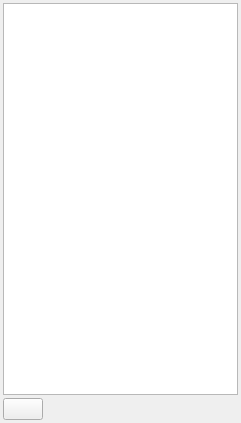
<?xml version="1.0" encoding="UTF-8"?>
<ui version="4.0">
 <class>LogWnd</class>
 <widget class="QWidget" name="LogWnd">
  <property name="geometry">
   <rect>
    <x>0</x>
    <y>0</y>
    <width>241</width>
    <height>423</height>
   </rect>
  </property>
  <property name="windowTitle">
   <string>Log</string>
  </property>
  <layout class="QVBoxLayout" name="verticalLayout">
   <property name="spacing">
    <number>3</number>
   </property>
   <property name="margin">
    <number>3</number>
   </property>
   <item>
    <widget class="QTextBrowser" name="log"/>
   </item>
   <item>
    <layout class="QHBoxLayout" name="horizontalLayout">
     <item>
      <widget class="QPushButton" name="clear">
       <property name="toolTip">
        <string>Clear log</string>
       </property>
       <property name="text">
        <string/>
       </property>
       <property name="icon">
        <iconset resource="images.qrc">
         <normaloff>:/images/clear.png</normaloff>:/images/clear.png</iconset>
       </property>
       <property name="iconSize">
        <size>
         <width>32</width>
         <height>32</height>
        </size>
       </property>
      </widget>
     </item>
     <item>
      <spacer name="horizontalSpacer">
       <property name="orientation">
        <enum>Qt::Horizontal</enum>
       </property>
       <property name="sizeHint" stdset="0">
        <size>
         <width>40</width>
         <height>20</height>
        </size>
       </property>
      </spacer>
     </item>
    </layout>
   </item>
  </layout>
 </widget>
 <resources>
  <include location="images.qrc"/>
 </resources>
 <connections/>
</ui>
